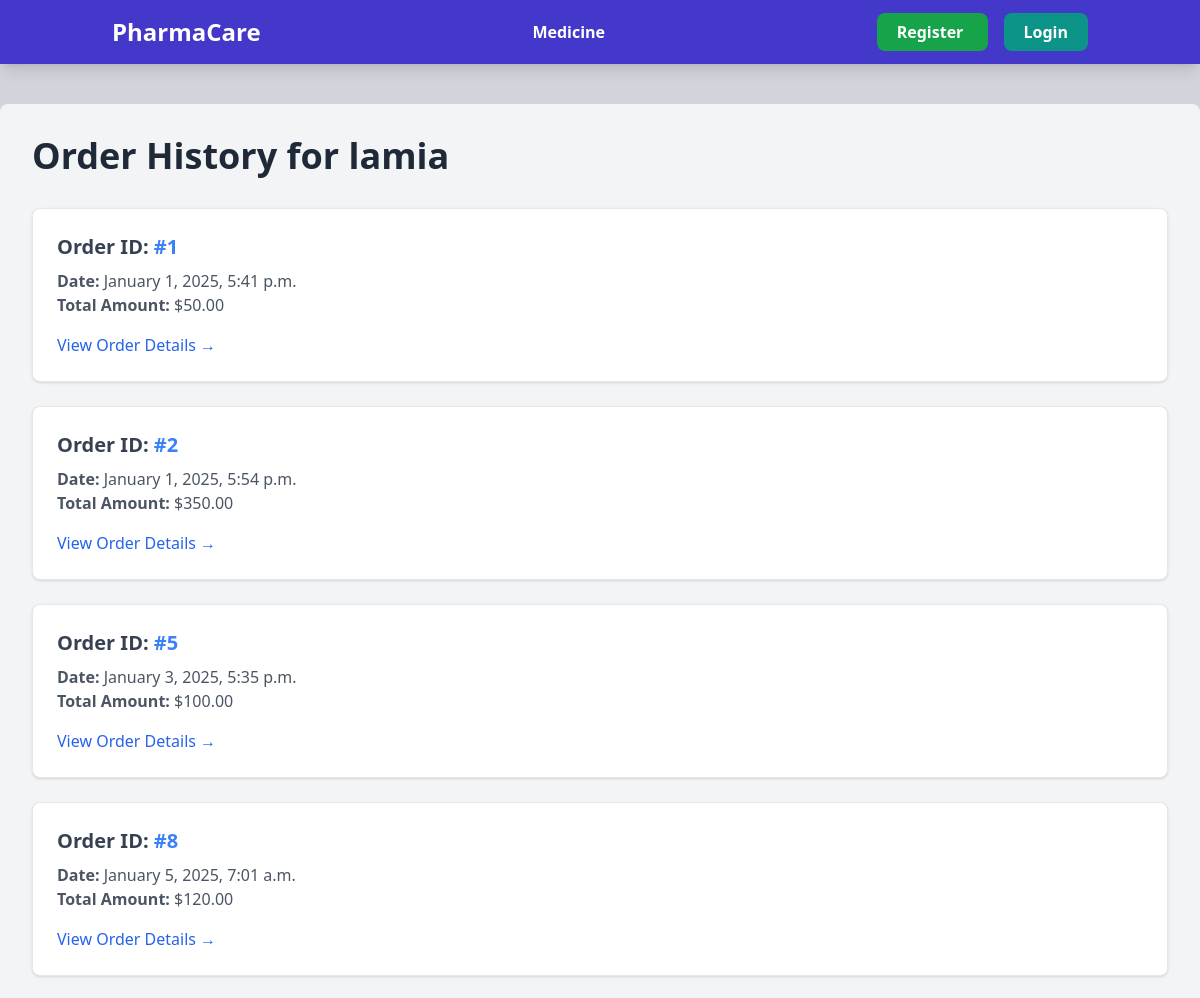
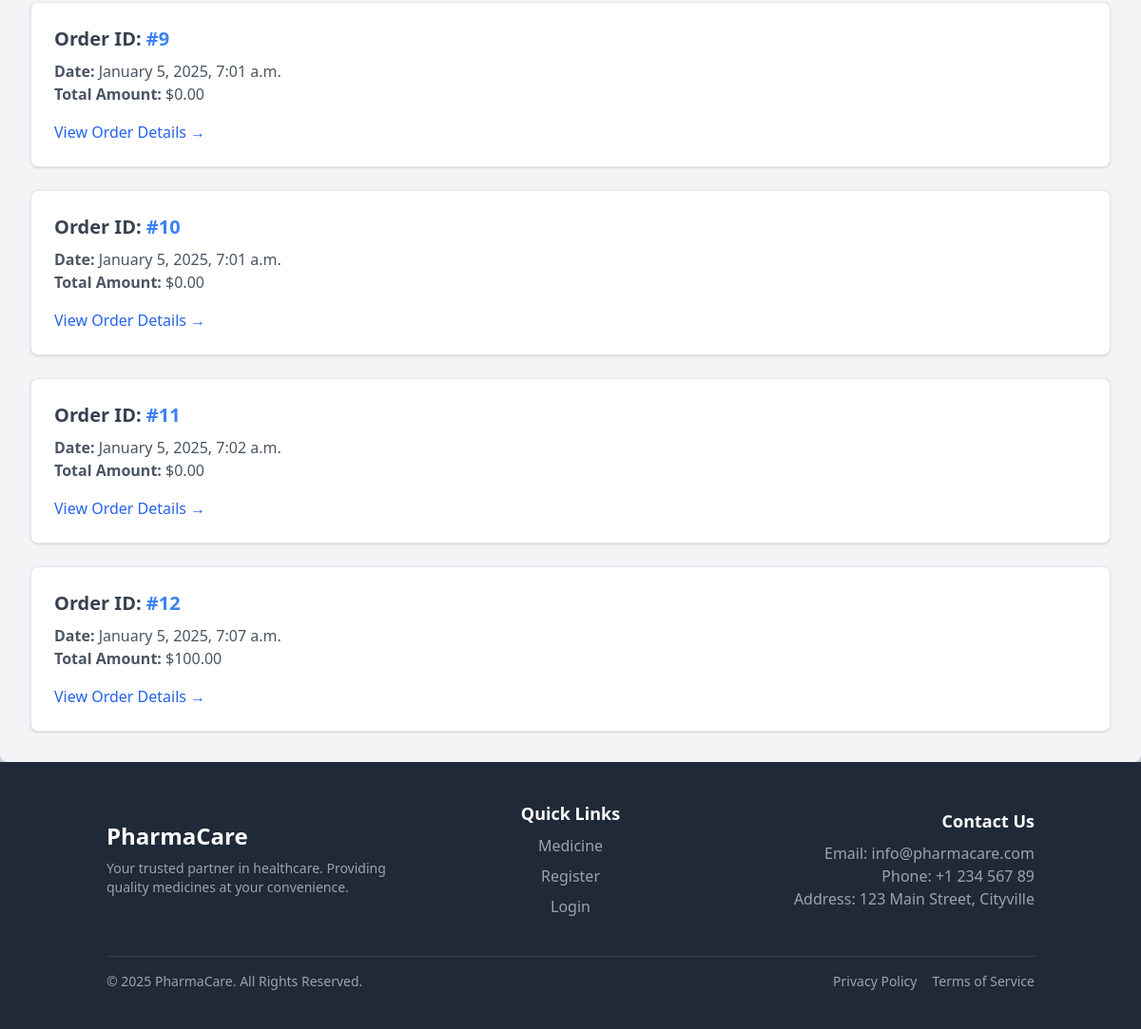
The page /Customer/Admin/see-customer-order/3/ on the database its author committed (2 pictures, top to bottom).
### customer/models.py (models this page shows, shortened)
class Order(models.Model):
    user = models.ForeignKey(User, on_delete=models.CASCADE, related_name='orders')
    payment = models.OneToOneField(Payment, on_delete=models.CASCADE, related_name='order')
    created_at = models.DateTimeField(auto_now_add=True)

class Payment(models.Model):
    PAYMENT_METHODS = [
        ('Bkash', 'Bkash'),
        ('Nagad', 'Nagad'),
        ('Visa', 'Visa'),
    ]
    user = models.ForeignKey(User, on_delete=models.CASCADE, related_name="payments")
    method = models.CharField(max_length=50, choices=PAYMENT_METHODS)
    amount = models.DecimalField(max_digits=10, decimal_places=2)
    timestamp = models.DateTimeField(auto_now_add=True)

### customer/views.py (the view)
# urls.py: path('Admin/see-customer-order/<int:pk>/', views.CustomerOrdersView.as_view(), name='customer_orders'),
class CustomerOrdersView(DetailView):
    model = User
    template_name = 'customer_orders.html'
    context_object_name = 'customer'
    def get_context_data(self, **kwargs):
        context = super().get_context_data(**kwargs)
        context['orders'] = Order.objects.filter(user=self.object)
        return context

### customer/templates/customer_orders.html
{% extends "base.html" %}
{% block content %}
<div class="max-w-7xl mx-auto mt-10 bg-gray-100 shadow-lg rounded-lg p-8">
    <h1 class="text-4xl font-extrabold text-gray-800 mb-8">Order History for {{ customer.username }}</h1>
    <div class="space-y-6">
        {% for order in orders %}
        <div class="border rounded-lg p-6 bg-white shadow hover:shadow-lg transition-shadow">
            <h2 class="text-xl font-semibold text-gray-700">Order ID: <span class="text-blue-500">#{{ order.id }}</span></h2>
            <p class="text-gray-600 mt-2">
                <strong>Date:</strong> {{ order.created_at|date:"F j, Y, g:i a" }}
            </p>
            <p class="text-gray-600">
                <strong>Total Amount:</strong> ${{ order.payment.amount }}
            </p>
            <a href="{% url 'order_detail' order.id %}"
               class="inline-block mt-4 text-blue-600 font-medium hover:text-blue-800 transition-colors">
                View Order Details →
            </a>
        </div>
        {% empty %}
        <div class="text-center py-6">
            <p class="text-gray-500 text-lg">No orders found for this customer.</p>
        </div>
        {% endfor %}
    </div>
</div>
{% endblock %}

### rows shown on the page
Order: id "1", created_at "January 1, 2025, 5:41 p.m.", payment.amount "50.00"
Order: id "2", created_at "January 1, 2025, 5:54 p.m.", payment.amount "350.00"
Order: id "5", created_at "January 3, 2025, 5:35 p.m.", payment.amount "100.00"
Order: id "8", created_at "January 5, 2025, 7:01 a.m.", payment.amount "120.00"
Order: id "9", created_at "January 5, 2025, 7:01 a.m.", payment.amount "0.00"
Order: id "10", created_at "January 5, 2025, 7:01 a.m.", payment.amount "0.00"
Order: id "11", created_at "January 5, 2025, 7:02 a.m.", payment.amount "0.00"
Order: id "12", created_at "January 5, 2025, 7:07 a.m.", payment.amount "100.00"

### other values the page prints
{{ customer.username }} "lamia"
